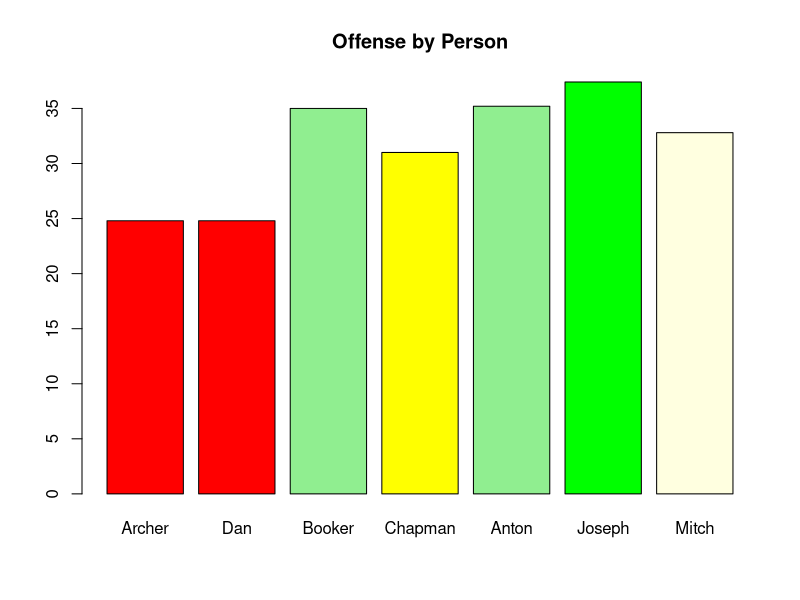
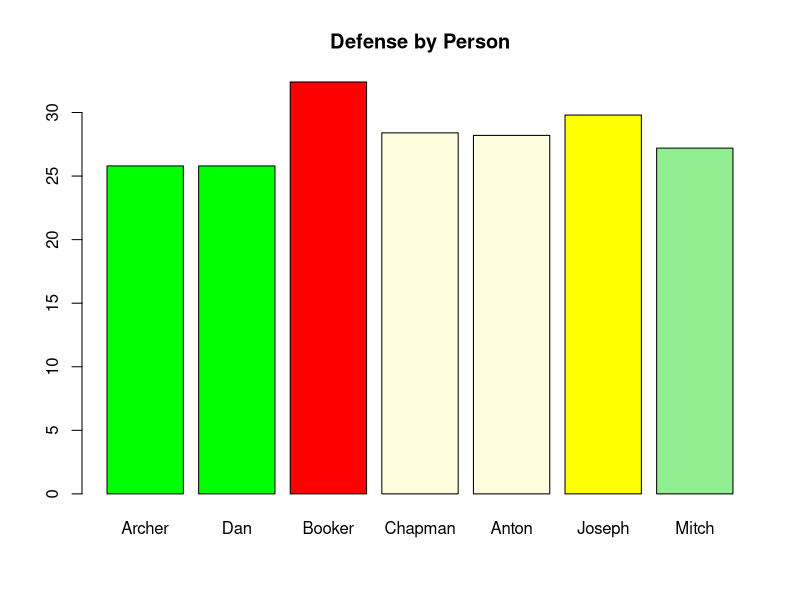
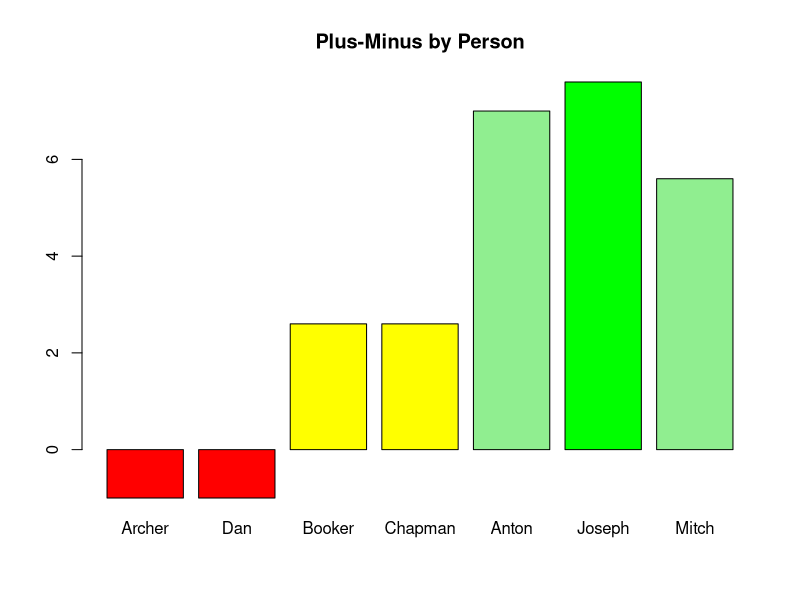
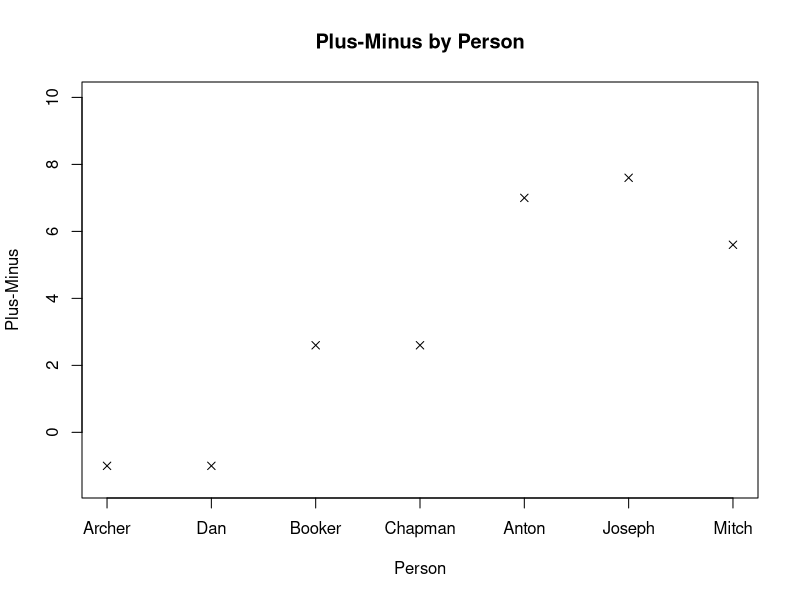
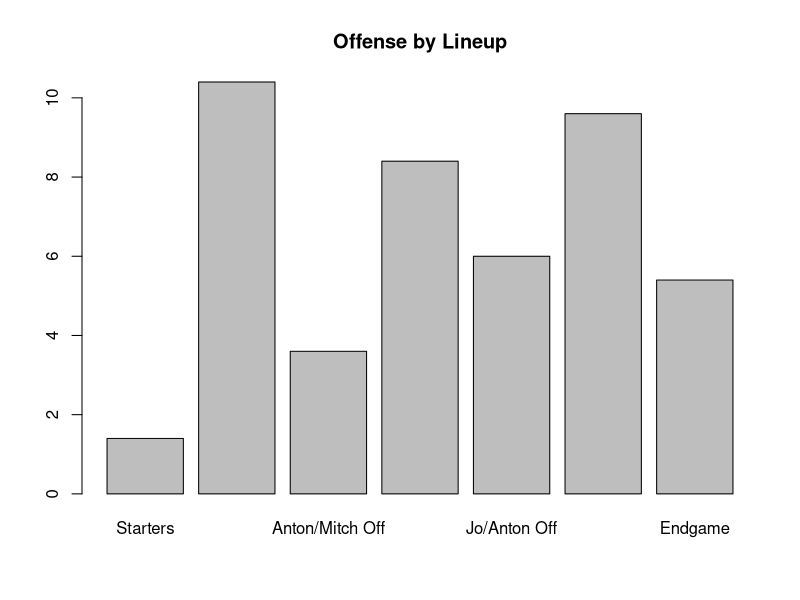
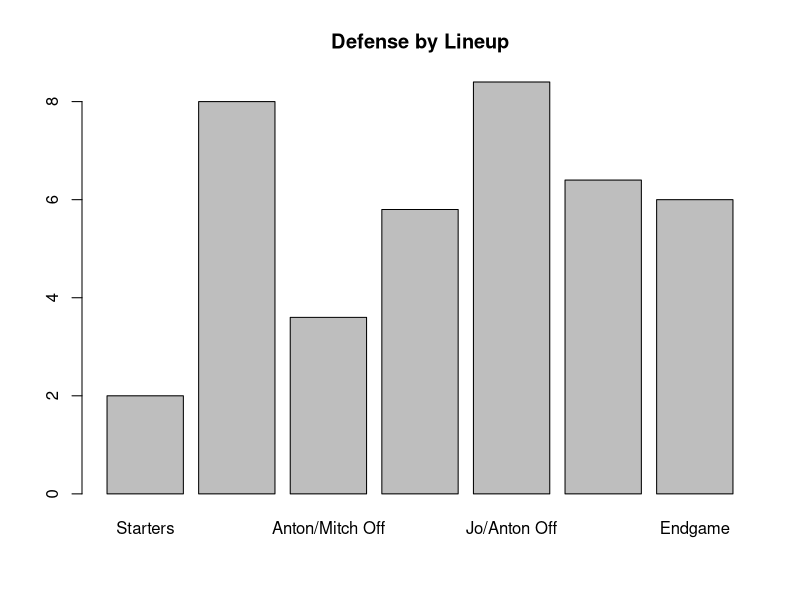
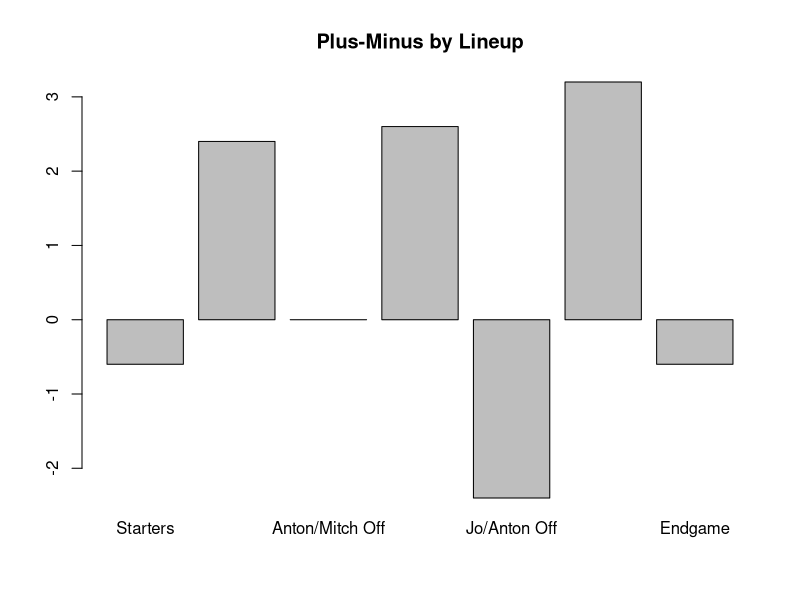

Here is the R script that generated these plots, in order:
# set working directory

setwd("C:/Users/linni/OneDrive/Desktop/Personal/Practice_Programming/Slay-Ups-Stats")

# read data
data2 = read.csv("Data/Slay-Ups-By_Minute.csv")
attach(data2)

# offense
offense = c(game1_off, game2_off, game3_off, game4_off, game5_off, game6_off,
            game7_off, game8_off, game9_off, game10_off, game11_off, game12_off,
            game13_off, game14_off, game15_off, game16_off, game17_off,
            game18_off, game19_off, game20_off, game21_off, game22_off,
            game23_off, game24_off, game25_off,game26_off, game27_off)

# defense
defense = c(game1_off, game2_off, game3_off, game4_off, game5_off, game6_off,
            game7_off, game8_off, game9_off, game10_off, game11_off, game12_off,
            game13_off, game14_off, game15_off, game16_off, game17_off,
            game18_off, game19_off, game20_off, game21_off, game22_off,
            game23_off, game24_off, game25_off,game26_off, game27_off)

# plus-minus
pm = offense - defense

# set up each person's minutes
Archer = subset(data2, minute <= 4|(10 < minute & minute <= 28)|minute > 34)
Dan = subset(data2, minute <= 4|(10 < minute & minute <= 28)|minute > 34)
Booker = subset(data2, (4 < minute & minute <= 16)|minute > 22)
Chapman = subset(data2, minute <= 16|(22 < minute & minute <= 34))
Anton = subset(data2, minute <= 10|(16 < minute & minute <= 22)|minute > 28)
Joseph = subset(data2, (4 < minute & minute <= 22)|minute > 28)
Mitch = subset(data2, minute < 10|(16 < minute & minute <= 34))

################################################################################
#                         Offensive Output by person                           #
################################################################################

## NOTE: MUST ADD COLUMNS IN COLSUMS WHEN NEW DATA AVAILABLE (for all calcs) ##

# mean offensive output
Archer_off = mean(colSums(Archer[,c(2,4,6,8,10)], na.rm = TRUE))
Dan_off = mean(colSums(Dan[,c(2,4,6,8,10)], na.rm = TRUE))
Booker_off = mean(colSums(Booker[,c(2,4,6,8,10)], na.rm = TRUE))
Chapman_off = mean(colSums(Chapman[,c(2,4,6,8,10)], na.rm = TRUE))
Anton_off = mean(colSums(Anton[,c(2,4,6,8,10)], na.rm = TRUE))
Joseph_off = mean(colSums(Joseph[,c(2,4,6,8,10)], na.rm = TRUE))
Mitch_off = mean(colSums(Mitch[,c(2,4,6,8,10)], na.rm = TRUE))

barplot(c(Archer_off, Dan_off, Booker_off, Chapman_off, Anton_off, Joseph_off, Mitch_off),
        names.arg = c("Archer", "Dan", "Booker", "Chapman", "Anton", "Joseph",
        "Mitch"), col = c("red", "red", "lightgreen", "yellow","lightgreen","green",
        "lightyellow"), main = "Offense by Person")

################################################################################
#                         Defensive Output by person                           #
################################################################################

# mean defensive output
Archer_def = mean(colSums(Archer[,c(3,5,7,9,11)], na.rm = TRUE))
Dan_def = mean(colSums(Dan[,c(3,5,7,9,11)], na.rm = TRUE))
Booker_def = mean(colSums(Booker[,c(3,5,7,9,11)], na.rm = TRUE))
Chapman_def = mean(colSums(Chapman[,c(3,5,7,9,11)], na.rm = TRUE))
Anton_def = mean(colSums(Anton[,c(3,5,7,9,11)], na.rm = TRUE))
Joseph_def = mean(colSums(Joseph[,c(3,5,7,9,11)], na.rm = TRUE))
Mitch_def = mean(colSums(Mitch[,c(3,5,7,9,11)], na.rm = TRUE))

barplot(c(Archer_def,Dan_def, Booker_def, Chapman_def, Anton_def, Joseph_def, Mitch_def),
        names.arg = c("Archer", "Dan", "Booker", "Chapman", "Anton", "Joseph",
        "Mitch"), col = c("green", "green", "red", "lightyellow", "lightyellow",
        "yellow", "lightgreen"), main = "Defense by Person")

################################################################################
#                         Plus-Minus Output by person                          #
################################################################################

# mean plus-minus output
Archer_pm = Archer_off - Archer_def
Dan_pm = Dan_off - Dan_def
Booker_pm = Booker_off - Booker_def
Chapman_pm = Chapman_off - Chapman_def
Anton_pm = Anton_off - Anton_def
Joseph_pm = Joseph_off - Joseph_def
Mitch_pm = Mitch_off - Mitch_def

barplot(c(Archer_pm, Dan_pm, Booker_pm, Chapman_pm, Anton_pm, Joseph_pm, Mitch_pm),
        names.arg = c("Archer", "Dan", "Booker", "Chapman", "Anton", "Joseph",
        "Mitch"), col = c("red", "red", "yellow", "yellow","lightgreen","green",
        "lightgreen"), main = "Plus-Minus by Person")


plot(c(1,2,3,4,5,6,7), c(Archer_pm,Dan_pm, Booker_pm, Chapman_pm, Anton_pm, Joseph_pm,
        Mitch_pm), xaxt = 'n', xlab = "Person", ylab = "Plus-Minus", ylim = c(-1.5,10),
     pch = 4, main = "Plus-Minus by Person")
axis(1, at = c(1,2,3,4,5,6,7) , c("Archer", "Dan", "Booker", "Chapman", "Anton", "Joseph",
               "Mitch"))

################################################################################
#                               OFFENSE BY LINEUP                              #
################################################################################

starters = subset(data2, minute <= 4)
linn_sub1 = subset(data2, 4 < minute & minute <= 10)
AM_sub = subset(data2, 10 < minute & minute <= 16)
jamess_sub = subset(data2, 16 < minute & minute <= 22)
JOAN_sub = subset(data2, 22 < minute & minute <= 28)
linn_sub2 = subset(data2, 28 < minute & minute <= 34)
end = subset(data2, 34 < minute)


starters_off = mean(colSums(starters[,c(2,4,6,8,10)], na.rm = TRUE))
linn_sub1_off = mean(colSums(linn_sub1[,c(2,4,6,8,10)], na.rm = TRUE))
AM_sub_off = mean(colSums(AM_sub[,c(2,4,6,8,10)], na.rm = TRUE))
jamess_sub_off = mean(colSums(jamess_sub[,c(2,4,6,8,10)], na.rm = TRUE))
JOAN_sub_off = mean(colSums(JOAN_sub[,c(2,4,6,8,10)], na.rm = TRUE))
linn_sub2_off = mean(colSums(linn_sub2[,c(2,4,6,8,10)], na.rm = TRUE))
end_off = mean(colSums(end[,c(2,4,6,8,10)], na.rm = TRUE))

barplot(c(starters_off, linn_sub1_off, AM_sub_off, jamess_sub_off, JOAN_sub_off,
          linn_sub2_off, end_off), names.arg = c("Starters", "Linnings Off (1)",
          "Anton/Mitch Off", "James' Off", "Jo/Anton Off", "Linnings Off (2)",
          "Endgame"), main = "Offense by Lineup")


################################################################################
#                               DEFENSE BY LINEUP                              #
################################################################################

starters_def = mean(colSums(starters[,c(3,5,7,9,11)], na.rm = TRUE))
linn_sub1_def = mean(colSums(linn_sub1[,c(3,5,7,9,11)], na.rm = TRUE))
AM_sub_def = mean(colSums(AM_sub[,c(3,5,7,9,11)], na.rm = TRUE))
jamess_sub_def = mean(colSums(jamess_sub[,c(3,5,7,9,11)], na.rm = TRUE))
JOAN_sub_def = mean(colSums(JOAN_sub[,c(3,5,7,9,11)], na.rm = TRUE))
linn_sub2_def = mean(colSums(linn_sub2[,c(3,5,7,9,11)], na.rm = TRUE))
end_def = mean(colSums(end[,c(3,5,7,9,11)], na.rm = TRUE))

barplot(c(starters_def, linn_sub1_def, AM_sub_def, jamess_sub_def, JOAN_sub_def,
          linn_sub2_def, end_def), names.arg = c("Starters", "Linnings Off (1)",
          "Anton/Mitch Off", "James' Off", "Jo/Anton Off", "Linnings Off (2)",
          "Endgame"), main = "Defense by Lineup")

################################################################################
#                               PLUS-MINUS BY LINEUP                           #
################################################################################

starters_pm = starters_off - starters_def
linn_sub1_pm = linn_sub1_off - linn_sub1_def 
AM_sub_pm = AM_sub_off - AM_sub_def
jamess_sub_pm = jamess_sub_off - jamess_sub_def
JOAN_sub_pm = JOAN_sub_off - JOAN_sub_def
linn_sub2_pm = linn_sub2_off - linn_sub2_def 
end_pm = end_off - end_def

barplot(c(starters_pm, linn_sub1_pm, AM_sub_pm, jamess_sub_pm, JOAN_sub_pm,
          linn_sub2_pm, end_pm), names.arg = c("Starters", "Linnings Off (1)",
          "Anton/Mitch Off", "James' Off", "Jo/Anton Off", "Linnings Off (2)",
          "Endgame"), main = "Plus-Minus by Lineup")
